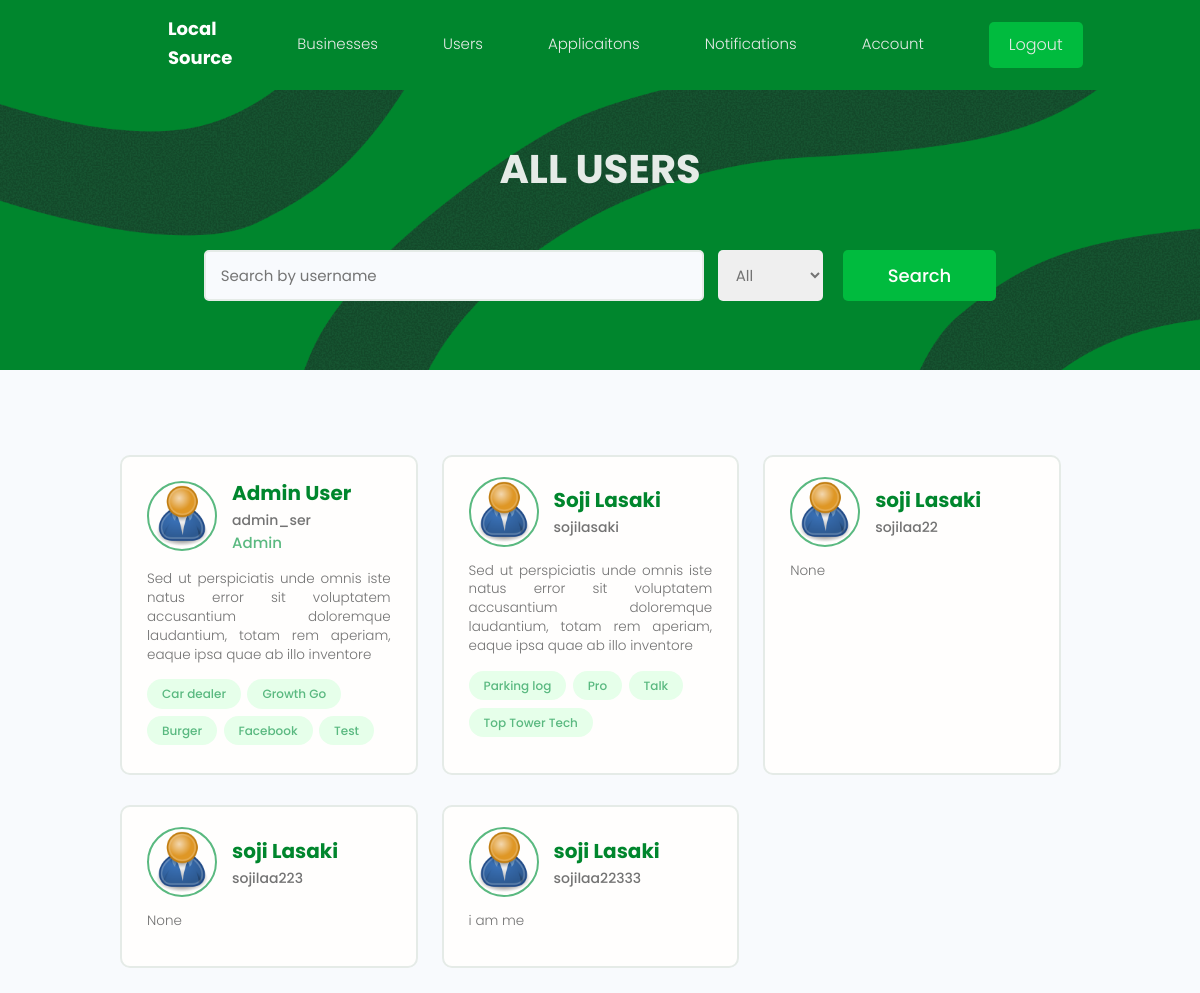
Page /admin-dash/all-users/ (signed in) on the earlier database version.
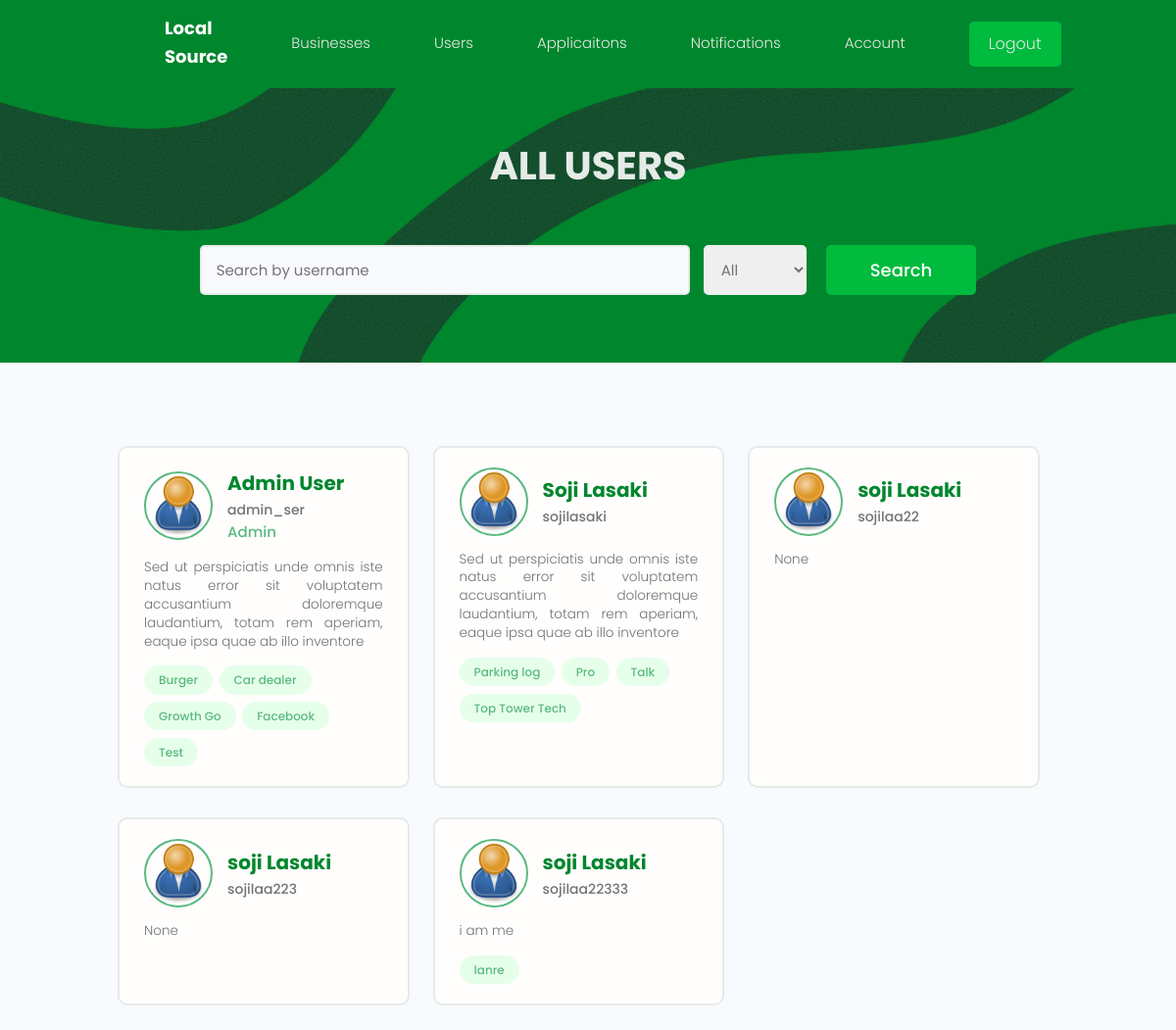
Same page on the later database version.
### Users/models.py (models this page shows, shortened)
class Profile(models.Model):
    user = models.OneToOneField(User, on_delete=models.CASCADE)
    first_name = models.CharField(max_length=200)
    last_name = models.CharField(max_length=200)
    username = models.CharField(max_length=200, unique=True)
    is_admin = models.BooleanField(default=False)
    bio = models.TextField(blank=True, null=True)
    profile_image = models.ImageField(null=True, blank=True, upload_to='profiles/', default="profiles/user-default.png")
    phone_number = models.IntegerField(blank=True, null=True)
    email = models.EmailField()
    id = models.UUIDField(primary_key=True, default=uuid.uuid4, editable=False, unique=True)
    created = models.DateTimeField(auto_now_add=True)
    @property
    def imageURL(self):
        try:
            url = self.profile_image.url
        except:
            url = ''
        return url

### Business/models.py (models this page shows, shortened)
class Business(models.Model):
    OPTIONS = (
        ("Approved", "Approved"),
        ("Pending", "Pending"),
        ("Declined", "Declinedz")
    )
    approval_state = models.CharField(max_length=10, choices=OPTIONS, null=True, blank=True, default="Pending")
    owner = models.ForeignKey(Profile, on_delete=models.CASCADE)
    name = models.CharField(max_length=200)
    categories = models.ManyToManyField("Category", blank=True)
    description = models.TextField(null=True, blank=True)
    address = models.ForeignKey("Address", on_delete=models.CASCADE)
    image = models.ImageField(null=True, blank=True, default="default.jpg")
    phone_number = models.IntegerField(blank=True, null=True)
    email = models.EmailField()
    website = models.CharField(max_length=200, null=True, blank=True)
    vote_total = models.IntegerField(default=0, null=True, blank=True)
    vote_ratio = models.IntegerField(default=0, null=True, blank=True)
    id = models.UUIDField(primary_key=True, default=uuid.uuid4, editable=False, unique=True)
    created = models.DateTimeField(auto_now_add=True)
    class Meta:
        verbose_name_plural = "Businesses"
        ordering = ['-vote_ratio', '-vote_total', 'name']

### Admin/views.py (the view)
# urls.py: path('all-users/', views.all_users, name="all-users"),
@login_required(login_url="login")
def all_users(request):
    profiles, search_query = search_profiles(request)
    custom_range, profiles = paginate_profiles(request, profiles, 6)
    context = {'profiles':profiles}
    return render(request, 'admin/all_users.html', context)

### Admin/utils.py (called while the page is built)
def paginate_profiles(request, profiles, results):
    page = request.GET.get('page')
    paginator = Paginator(profiles, results)
    try:
        profiles = paginator.page(page)
    except PageNotAnInteger:
        page = 1
        profiles = paginator.page(page)
    except EmptyPage:
        page = paginator.num_pages
        profiles = paginator.page(page)
    leftIndex = (int(page) - 4)
    if leftIndex < 1:
        leftIndex = 1
    rightIndex = (int(page) + 5)
    if rightIndex > paginator.num_pages:
        rightIndex = paginator.num_pages + 1
    custom_range = range(leftIndex, rightIndex)
    return custom_range, profiles

def search_profiles(request):
    search_query = ''
    role = request.GET.get("role")
    if request.GET.get('search_query'):
        search_query = request.GET.get('search_query')
    profiles = Profile.objects.filter(
        Q(username__icontains=search_query) |
        Q(first_name__icontains=search_query) |
        Q(last_name__icontains=search_query)
    ).distinct()
    if role == "admin":
        profiles = profiles.filter(is_admin=True)
    elif role == "user":
        profiles = profiles.filter(is_admin=False)
    return profiles, search_query

### Admin/templates/Admin/all_users.html (shortened to what this page needs)
{% extends "admin_main.html" %}
{% load static %}
{% block content %}
<main class="home">
    <section class="hero-section text-center">
        <div class="container container--narrow">
            <div class="hero-section__box">
                <h2><span>All Users</span></h2>
            </div>
            <div class="hero-section__search">
                <form id="searchForm" class="form" action="{% url 'all-users' %}" method="get">
                    <div class="form__field">
                        <input class="input input--text" id="formInput#search" type="text" name="search_query"
                            value="{{search_query}}" placeholder="Search by username" />
                            <select style="margin-left:10px; padding:14px; border-radius:5px; border:none" name="role">
                                <option value="">All</option>
                              </select>
                    </div>
                    <input class="btn btn--sub btn--lg" type="submit" value="Search" />
                </form>
            </div>
        </div>
    </section>
    <section class="devlist">
        <div class="container">
            <div class="grid grid--three">
                {% for profile in profiles %}
                <div class="column card">
                    <div class="dev">
                        <a href="{% url 'user-profile' profile.id %}" class="card__body">
                            <div class="dev__profile">
                                <img class="avatar avatar--md" src="{{ profile.imageURL }}" alt="image" />
                                <div class="dev__meta">
                                    <h3>{{profile.first_name}} {{profile.last_name}}</h3>
                                    <h5>{{profile.username|slice:"60"}}</h5>
                                    {% if profile.is_admin %}
                                        <small>Admin</small>
                                    {% endif %}
                                </div>
                            </div>
                            <p class="dev__info">{{profile.bio|slice:"150"}}</p>
                            <div class="dev__skills">
                                {% for business in profile.business_set.all|slice:"5" %}
                                <span class="tag tag--pill tag--main">
                                    <small>{{business.name}}</small>
                                </span>
                                {% endfor %}
                            </div>
                        </a>
                    </div>
                </div>
                {% endfor %}
            </div>
        </div>
    </section>
</main>
{% endblock %}

Differences in the rows shown:
changed Business "Burger": moves up the list
added Business: name "lanre", shown under Profile "sojilaa22333"
